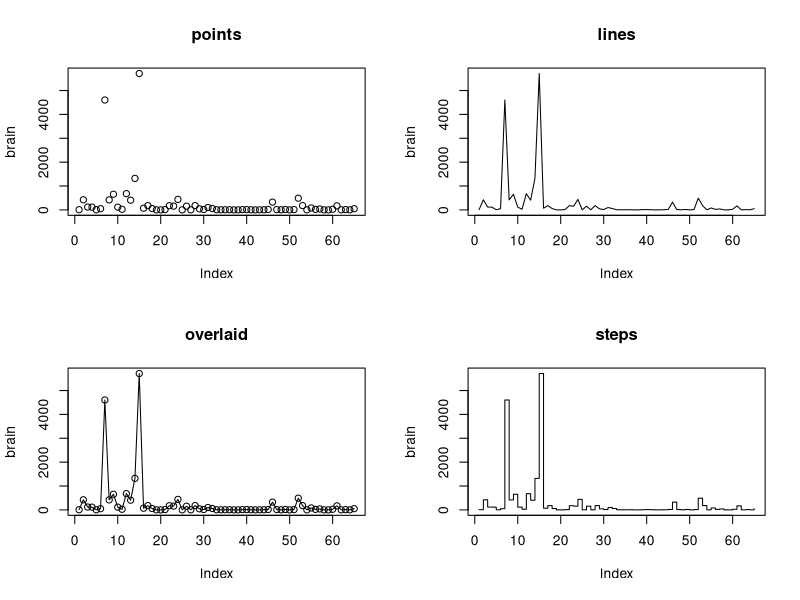
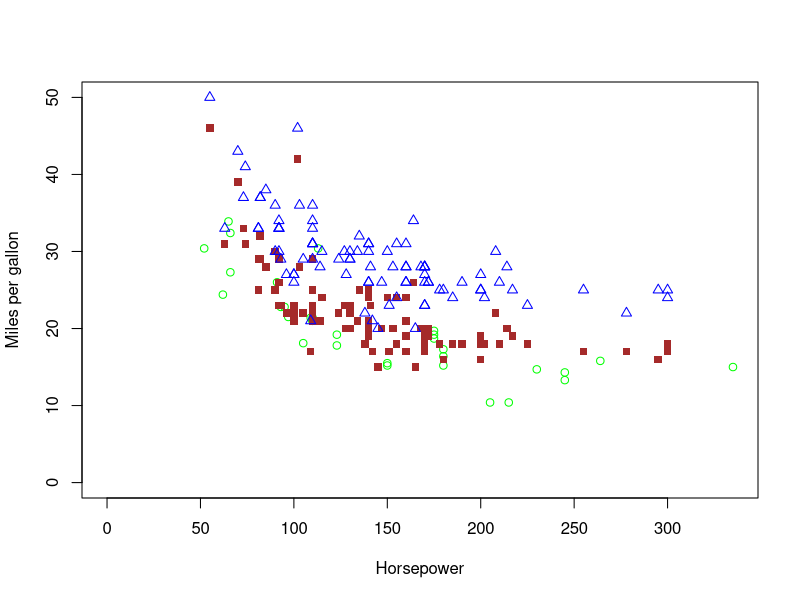
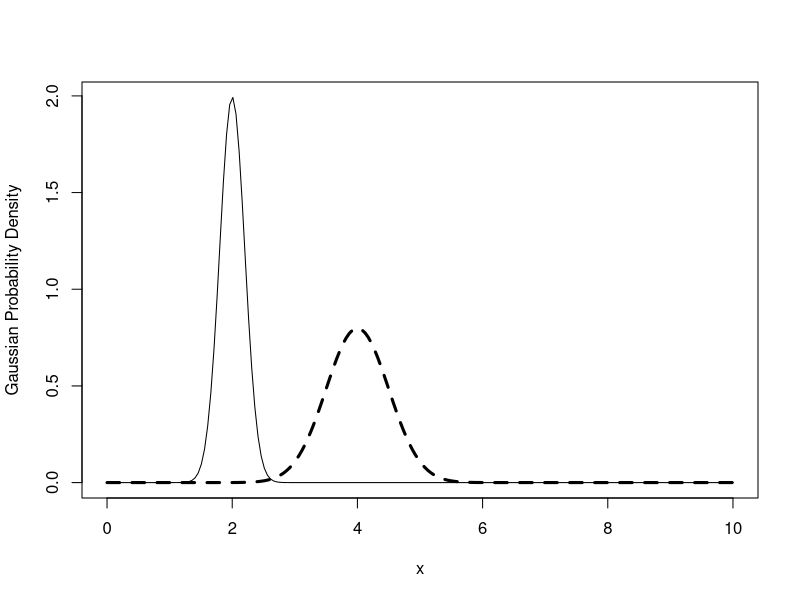
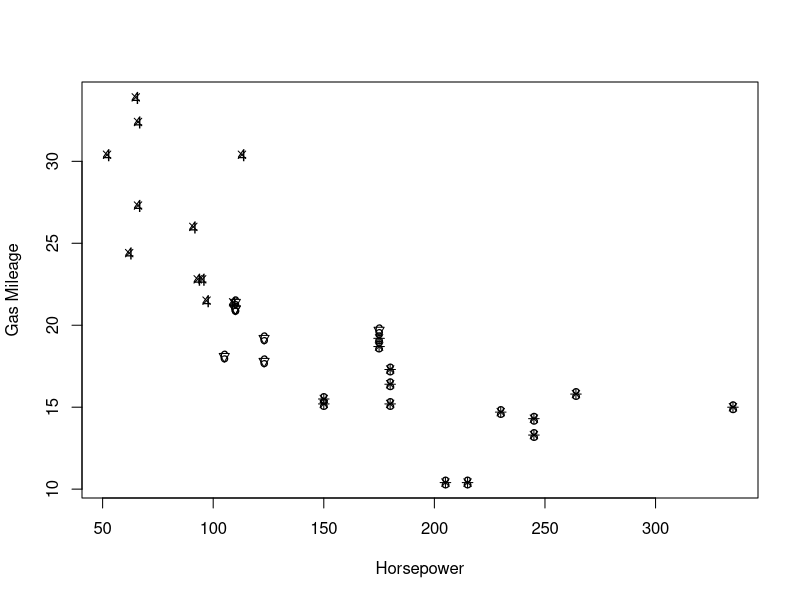
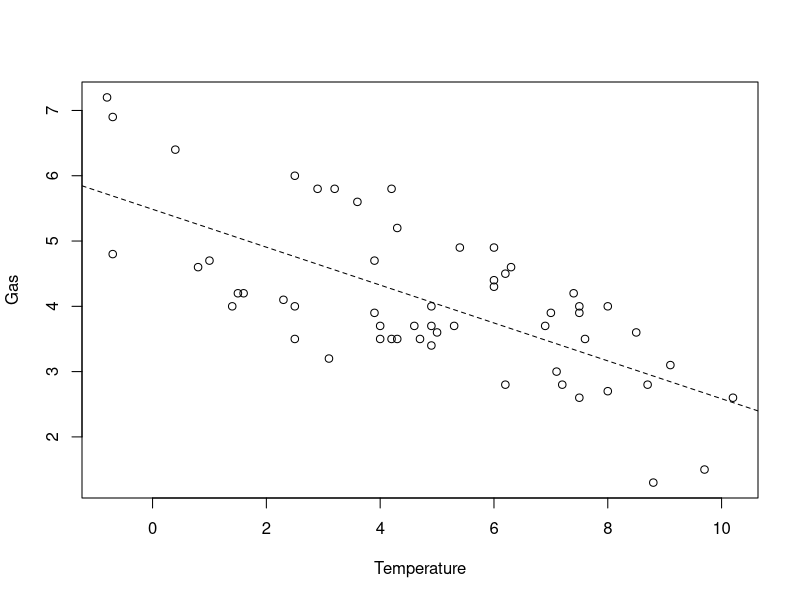
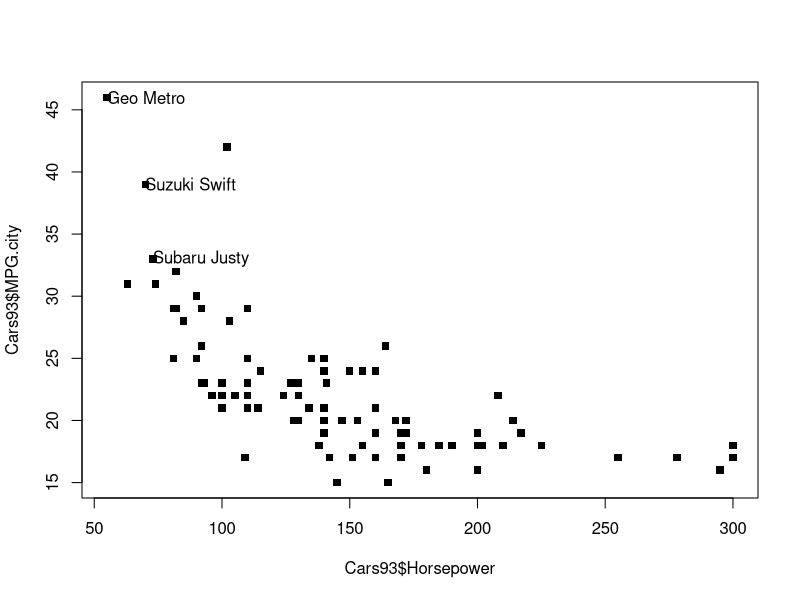
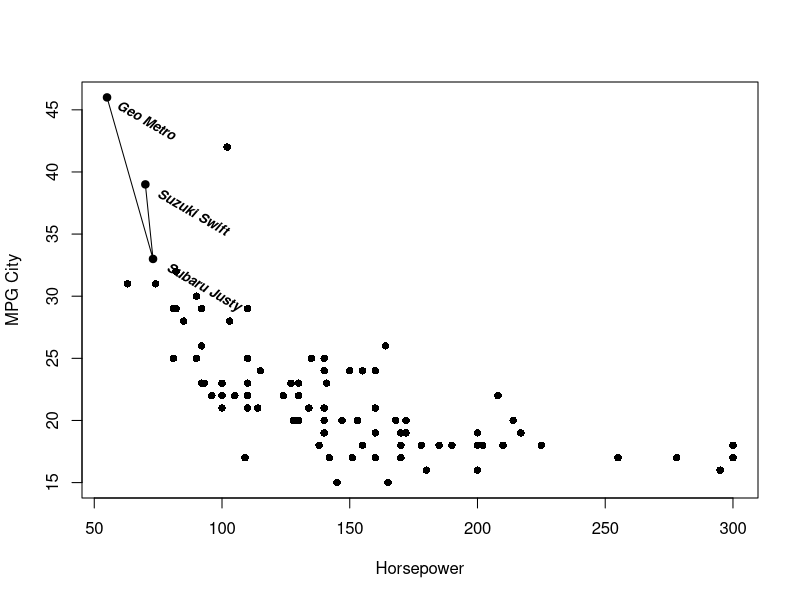
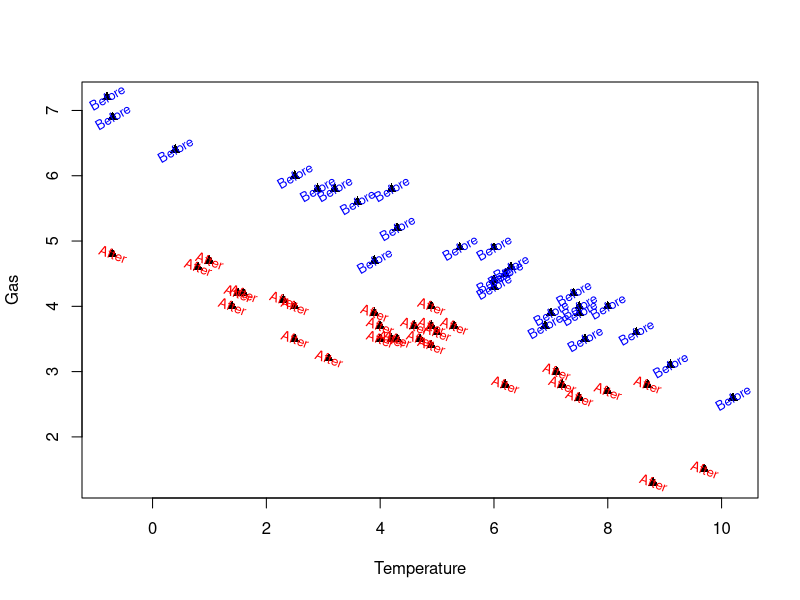

Reproduce these figures in R, in order.
set.seed(123)
setwd("E:/EDA/Programs/")

par()

names(par())
length(par())

library(robustbase)

par(mfrow = c(2,2))
attach(Animals2)
plot(brain,type = "p")
title("points")
plot(brain, type = "l")
title("lines")
plot(brain,type = "o")
title("overlaid")
plot(brain,type = "s")
title("steps")
par(mfrow=c(1,1))
detach(Animals2)

library(MASS)

max.hp <- max(Cars93$Horsepower,mtcars$hp)

max.mpg <- max(Cars93$MPG.city,Cars93$MPG.highway,mtcars$mpg)

plot(max.hp,max.mpg,type = "n", xlab = "Horsepower", ylab = "Miles per gallon", xlim = c(0,max.hp), ylim = c(0,max.mpg))
points(mtcars$hp,mtcars$mpg, pch = 1, col = "green")
points(Cars93$Horsepower,Cars93$MPG.city, pch = 15, col = "brown")
points(Cars93$Horsepower, Cars93$MPG.highway, pch = 2, col = "blue")

# Ex 2

x <- seq(0,10,length = 200)

gauss1 <- dnorm(x, mean = 2, sd = 0.2, log = FALSE)
gauss2 <- dnorm(x, mean = 4, sd = 0.5, log = FALSE)

plot(x,gauss1, type = "l", ylab = "Gaussian Probability Density")
lines(x,gauss2, lwd = 3, lty = 2)

plot(mtcars$hp,mtcars$mpg,type = "n", xlab = "Horsepower", ylab = "Gas Mileage")
points(mtcars$hp, mtcars$mpg, pch = as.numeric(mtcars$cyl))
points(mtcars$hp, mtcars$mpg, pch = as.character(mtcars$cyl))

lmao <- lm(Gas~Temp, data = whiteside)
plot(whiteside$Temp,whiteside$Gas, xlab = "Temperature", ylab = "Gas")
abline(lmao,lty = 2)

# Ex 3

plot(Cars93$Horsepower,Cars93$MPG.city, pch = 15)
index3 <- which(Cars93$Cylinders == 3)
text(x = Cars93$Horsepower[index3], y = Cars93$MPG.city[index3] ,label = Cars93$Make[index3], adj = 0)


plot(Cars93$Horsepower, Cars93$MPG.city, pch = 16, xlab = "Horsepower", ylab = "MPG City")
points(Cars93$Horsepower[index3], Cars93$MPG.city[index3], type = "o")
text(x = Cars93$Horsepower[index3], y = Cars93$MPG.city[index3] ,label = Cars93$Make[index3],adj = -0.2, cex = 0.8, font = 4, srt = -30)


plot(whiteside$Temp, whiteside$Gas, pch = 17, xlab = "Temperature", ylab = "Gas")
indexB <- which(whiteside$Insul %in% "Before")
indexA <- which(whiteside$Insul %in% "After")
text(whiteside$Temp[indexB],whiteside$Gas[indexB],col = "blue", label = whiteside$Insul[indexB], srt = 30, cex = 0.8)
text(whiteside$Temp[indexA],whiteside$Gas[indexA],col = "red", label = whiteside$Insul[indexA], srt = -20, cex = 0.8)

# Ex 4
attach(whiteside)
plot(Temp,Gas,type = "n", xlab = "Outside Temperature", ylab = "Heating gas consumption")
indexB <- which(whiteside$Insul %in% "Before")
indexA <- which(whiteside$Insul %in% "After")
points(Temp[indexB],Gas[indexB],pch = 17, col = "blue")
points(Temp[indexA],Gas[indexA],pch = 16, col = "red")
legend("topright", pch = c(17,16) ,legend = c("Before","After"), col = c("blue","red"))
detach(whiteside)

attach(UScereal)
boxplot(sugars~shelf, axes = FALSE)
axis(side = 2, at = (sugars))
axis(side = 1, at = (shelf))
axis(side = 3, at = unique(shelf), labels = c("floor","middle","top"))
detach(UScereal)

attach(Cars93)
plot(Horsepower,MPG.city)
trend1 <- supsmu(Horsepower,MPG.city, bass = 1)
lines(trend1)
trend2 <- supsmu(Horsepower,MPG.city, bass = 10)
lines(trend2, lty = 3)
detach(Cars93)
